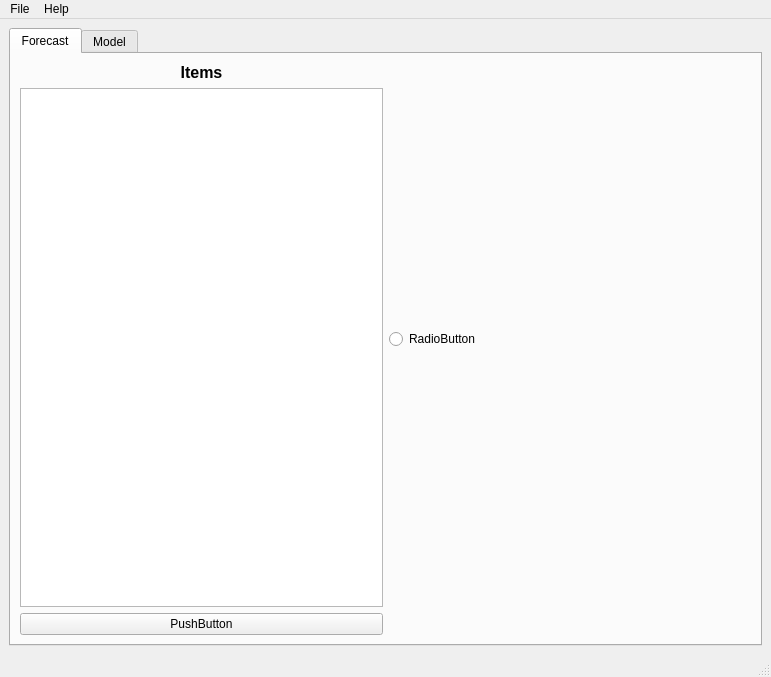
<?xml version="1.0" encoding="UTF-8"?>
<ui version="4.0">
 <class>MainWindow</class>
 <widget class="QMainWindow" name="MainWindow">
  <property name="geometry">
   <rect>
    <x>0</x>
    <y>0</y>
    <width>771</width>
    <height>677</height>
   </rect>
  </property>
  <property name="windowTitle">
   <string>MainWindow</string>
  </property>
  <widget class="QWidget" name="centralwidget">
   <layout class="QVBoxLayout" name="verticalLayout_2">
    <item>
     <widget class="QTabWidget" name="tabWidget">
      <property name="currentIndex">
       <number>0</number>
      </property>
      <widget class="QWidget" name="Forecasting">
       <attribute name="title">
        <string>Forecast</string>
       </attribute>
       <layout class="QHBoxLayout" name="horizontalLayout">
        <item>
         <layout class="QGridLayout" name="gridLayout">
          <item row="2" column="0">
           <widget class="QPushButton" name="pushButton">
            <property name="text">
             <string>PushButton</string>
            </property>
           </widget>
          </item>
          <item row="0" column="0">
           <widget class="QLabel" name="label">
            <property name="font">
             <font>
              <pointsize>12</pointsize>
              <weight>75</weight>
              <bold>true</bold>
             </font>
            </property>
            <property name="text">
             <string>Items</string>
            </property>
            <property name="alignment">
             <set>Qt::AlignCenter</set>
            </property>
           </widget>
          </item>
          <item row="1" column="0">
           <widget class="QListWidget" name="listWidget"/>
          </item>
         </layout>
        </item>
        <item>
         <layout class="QVBoxLayout" name="verticalLayout">
          <item>
           <widget class="QRadioButton" name="radioButton">
            <property name="text">
             <string>RadioButton</string>
            </property>
           </widget>
          </item>
          <item>
           <spacer name="horizontalSpacer">
            <property name="orientation">
             <enum>Qt::Horizontal</enum>
            </property>
            <property name="sizeHint" stdset="0">
             <size>
              <width>40</width>
              <height>20</height>
             </size>
            </property>
           </spacer>
          </item>
         </layout>
        </item>
       </layout>
      </widget>
      <widget class="QWidget" name="Model">
       <attribute name="title">
        <string>Model</string>
       </attribute>
      </widget>
     </widget>
    </item>
   </layout>
  </widget>
  <widget class="QMenuBar" name="menubar">
   <property name="geometry">
    <rect>
     <x>0</x>
     <y>0</y>
     <width>771</width>
     <height>21</height>
    </rect>
   </property>
   <widget class="QMenu" name="menuFile">
    <property name="title">
     <string>File</string>
    </property>
    <addaction name="action_mport"/>
    <addaction name="actionExport"/>
    <addaction name="actionSave"/>
    <addaction name="actionExit"/>
   </widget>
   <widget class="QMenu" name="menuHelp">
    <property name="title">
     <string>Help</string>
    </property>
    <addaction name="actionDevelopers"/>
   </widget>
   <addaction name="menuFile"/>
   <addaction name="menuHelp"/>
  </widget>
  <widget class="QStatusBar" name="statusbar"/>
  <action name="action_mport">
   <property name="text">
    <string>Import</string>
   </property>
  </action>
  <action name="actionExport">
   <property name="text">
    <string>Export</string>
   </property>
  </action>
  <action name="actionSave">
   <property name="text">
    <string>Save</string>
   </property>
  </action>
  <action name="actionExit">
   <property name="text">
    <string>Exit</string>
   </property>
  </action>
  <action name="actionDevelopers">
   <property name="text">
    <string>Developers</string>
   </property>
  </action>
 </widget>
 <resources/>
 <connections/>
</ui>
